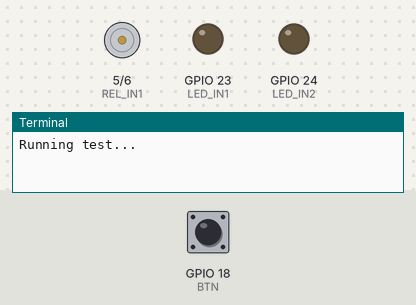
A program run on a simulated Raspberry Pi (BCM pin numbers). Shown: motor-driver pin pairs drawn as motors (green arrow = first pin HIGH = forward, orange = second pin HIGH = backward, longer = more drive), output pins drawn as LEDs (lit = HIGH), the last lines printed to the terminal. The test bench sets the inputs (shaded band); at power-on: GPIO 18 (BTN) HIGH. The clock reads 2024-03-15 10:24:30 at power-on unless the program sets it.

Above: at 1.2 s.
1.3 s: GPIO 18 (BTN) pulsed LOW 5 times (0.12 s each, 0.3 s apart)
At 2.9 s:
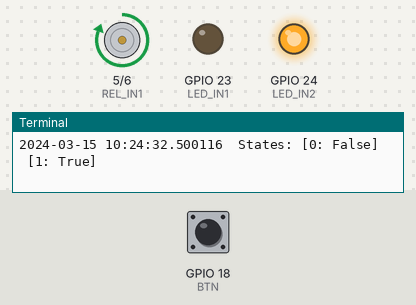
4.3 s: GPIO 18 (BTN) pulled LOW for 0.15 s
At 5.5 s:
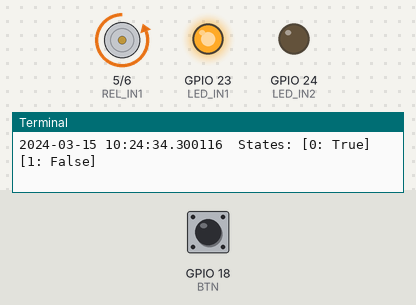
5.9 s: GPIO 18 (BTN) pulled LOW for 1 s
At 6.7 s:
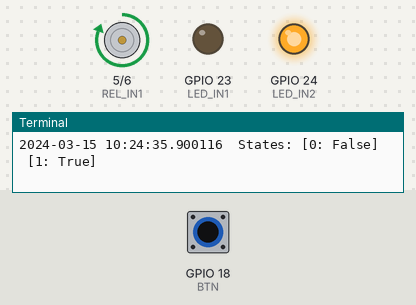
Timing chart, 0 to 8.9 s (numbered marks = the images above; inputs shaded):
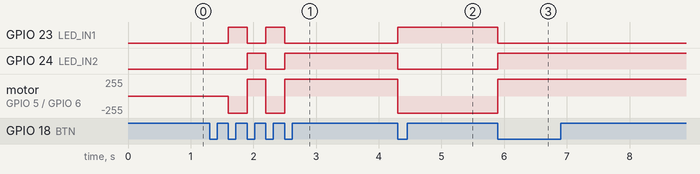

Measured:
- after the input at 1.3 s, GPIO 23 (LED_IN1): alternates HIGH for 0.30 s and LOW for 0.30 s, 4 changes in all, then stays LOW, starting after 0.30 s; GPIO 24 (LED_IN2): LOW → HIGH after 0.60 s, → LOW 0.30 s later, → HIGH 0.30 s later
- after the input at 4.3 s, GPIO 23 (LED_IN1): LOW → HIGH at once; GPIO 24 (LED_IN2): HIGH → LOW at once; motor on GPIO 5 (REL_IN1) / GPIO 6 (REL_IN2): forward 255/255 → backward 255/255 at once
- after the input at 5.9 s, GPIO 23 (LED_IN1): HIGH → LOW at once; GPIO 24 (LED_IN2): LOW → HIGH at once; motor on GPIO 5 (REL_IN1) / GPIO 6 (REL_IN2): backward 255/255 → forward 255/255 at once

The program:

rpi-gpio.py
```python
from signal import pause
from datetime import datetime as dt

import RPi.GPIO as GPIO
from gpiozero import Button


# ------
# Config
# -----------------------------------------------------------------------------
INVERTED_RELAYS = True  # If true: LOW is closed and HIGH opened
REL_IN1         = 5     # 29, GPIO  5
REL_IN2         = 6     # 31, GPIO  6
RELS            = (REL_IN1, REL_IN2)
LED_IN1         = 23    # 16, GPIO 23
LED_IN2         = 24    # 18, GPIO 24
LEDS            = (LED_IN1, LED_IN2)
GPIO.setmode(GPIO.BCM)  # GPIO, BCM (Broadcom SOC: GPIO numbers)
GPIO.setup(RELS, GPIO.OUT, initial=GPIO.HIGH if INVERTED_RELAYS else GPIO.LOW)
GPIO.setup(LEDS, GPIO.OUT, initial=GPIO.LOW)
BTN = Button(18)


# ---------
# Execution
# -----------------------------------------------------------------------------
def set_relay(i: int, s: bool) -> None:
    GPIO.output(i, not s if INVERTED_RELAYS else s)


def get_relay_state(i: int) -> None:
    s = GPIO.input(i)
    return not s if INVERTED_RELAYS else s


def alt_states() -> None:
    s = not get_relay_state(RELS[0])
    set_relay(RELS[0], s)
    set_relay(RELS[1], not s)
    GPIO.output(LEDS[0], s)
    GPIO.output(LEDS[1], not s)
    print(f"{dt.now()}\tStates: [0: {s}]\t[1: {not s}]")


def run() -> None:
    BTN.wait_for_press()
    BTN.when_pressed = lambda: alt_states()
    pause()


if __name__ == "__main__":
    try:
        print("Running test...")
        run()
    finally:
        #GPIO.cleanup()  # Handled by gpiozero
        print("GPIO cleaned up")
```
